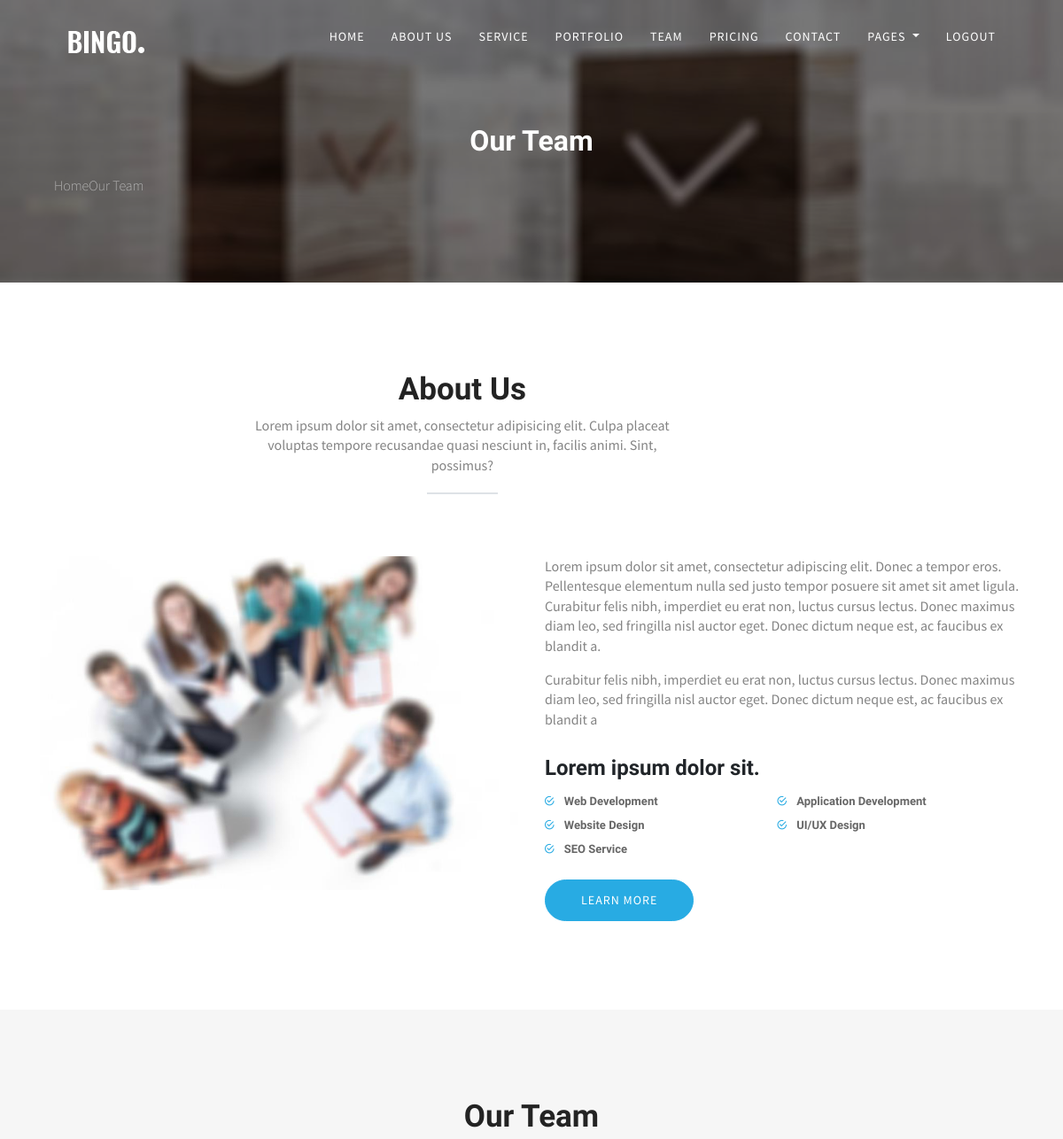
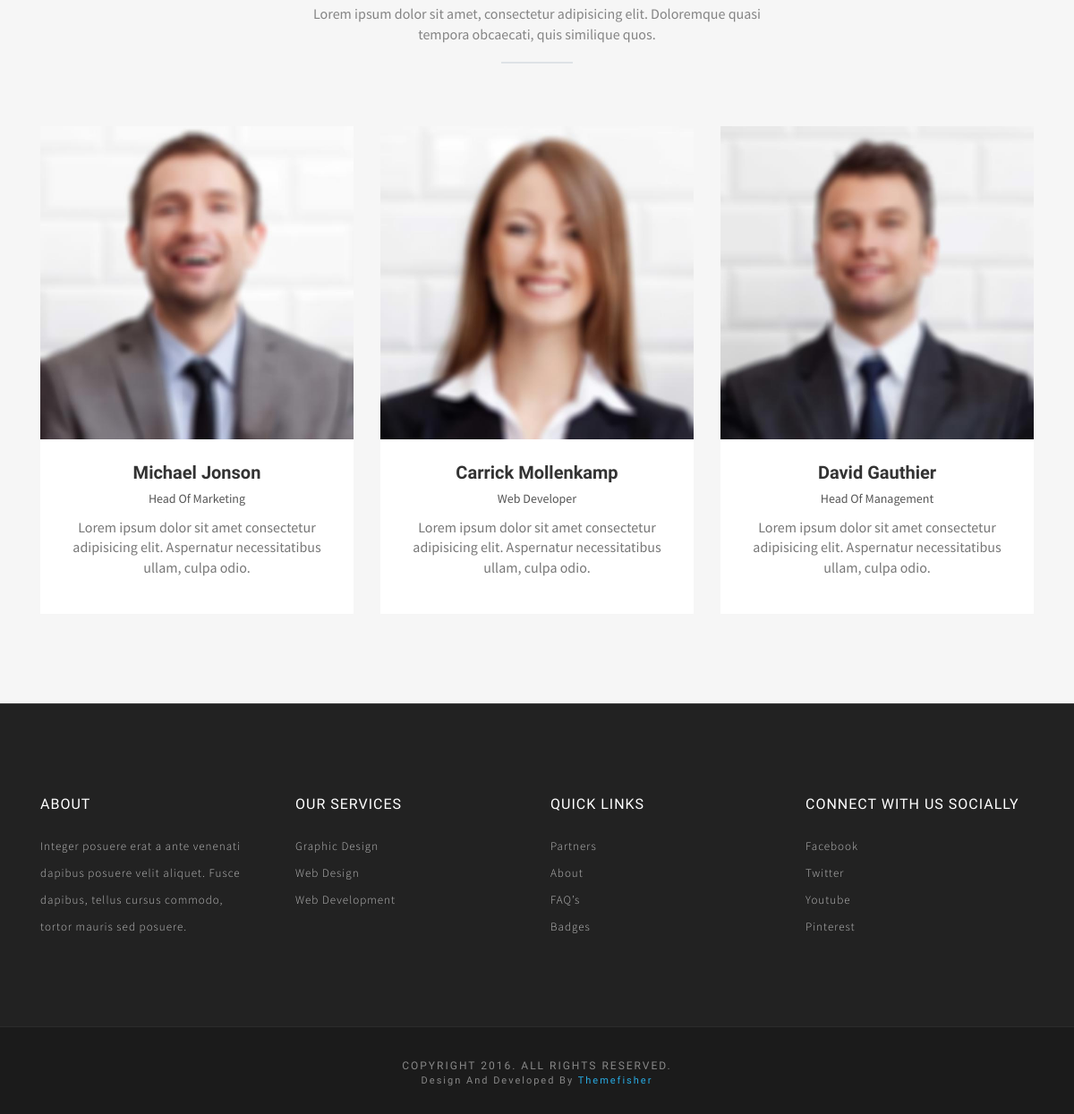
Screenshot of /team/ (signed in) with the database file from the repository (2 pictures, top to bottom).
### app/models.py (models this page shows)
class Logo(models.Model):
    logo= models.ImageField(upload_to='logo',blank=True)

class Menu(models.Model):
    title=models.CharField(max_length=200,blank=True)
    url_field=models.CharField(max_length=200,blank=True)

### app/views.py (the view)
# urls.py: path('team/',views.team,name='team'),
def team(request):
    item=Menu.objects.all()
    logo=Logo.objects.all()
    sub_item=SubMenu.objects.all()
    return render (request,'app/team.html',{'item':item,'logo':logo,'sub_item':sub_item})

### app/templates/app/team.html (shortened to what this page needs)
{% extends 'app/index-home.html' %}
{% load static %}
{% block main-content %}
{% include 'app/nav.html' %}
<section class="single-page-header">
	<div class="container">
		<div class="row">
			<div class="col-md-12">
				<h2>Our Team</h2>
				<ol class="breadcrumb header-bradcrumb">
				  <li><a href="/">Home</a></li>
				  <li class="active">Our Team</li>
				</ol>
			</div>
		</div>
	</div>
</section>
<section class="about" id="about">
	<div class="container">
		<div class="row">
			<div class="title text-center"  >
				<h2>About Us</h2>
				<p>Lorem ipsum dolor sit amet, consectetur adipisicing elit. Culpa placeat voluptas tempore recusandae quasi nesciunt in, facilis animi. Sint, possimus?</p>
				<div class="border"></div>
			</div>
			<div class="col-md-6">
				<img src="{% static 'images/about-us.jpg' %}" class="img-fluid" alt="">
			</div>
			<div class="col-md-6">
				<p>Lorem ipsum dolor sit amet, consectetur adipiscing elit. Donec a tempor eros. Pellentesque elementum nulla sed justo tempor posuere sit amet sit amet ligula. Curabitur felis nibh, imperdiet eu erat non, luctus cursus lectus. Donec maximus diam leo, sed fringilla nisl auctor eget. Donec dictum neque est, ac faucibus ex blandit a.</p>
				<p>Curabitur felis nibh, imperdiet eu erat non, luctus cursus lectus. Donec maximus diam leo, sed fringilla nisl auctor eget. Donec dictum neque est, ac faucibus ex blandit a</p>
				<h4>Lorem ipsum dolor sit.</h4>
				<ul class="feature-list">
					<li> <i class="tf-ion-android-checkmark-circle"></i> Web Development</li>
					<li> <i class="tf-ion-android-checkmark-circle"></i> Application Development</li>
					<li> <i class="tf-ion-android-checkmark-circle"></i> Website Design</li>
					<li> <i class="tf-ion-android-checkmark-circle"></i> UI/UX Design</li>
					<li> <i class="tf-ion-android-checkmark-circle"></i> SEO Service</li>
				</ul>
				<a href="#" class="btn btn-main mt-20">Learn More</a>
			</div>
		</div>
	</div>
</section>
<section class="team" id="team">
	<div class="container">
		<div class="row">
			<div class="col-12">
				<div class="title text-center ">
					<h2>Our Team</h2>
					<p>Lorem ipsum dolor sit amet, consectetur adipisicing elit. Doloremque quasi tempora obcaecati, quis
						similique quos.</p>
					<div class="border"></div>
				</div>
			</div>
			<div class="col-md-4 col-sm-6 ">
				<div class="team-member text-center">
					<div class="member-photo">
						<img class="img-fluid" src="{% static 'images/team/member-1.jpg' %}" alt="Meghna">
					</div>
					<div class="member-content">
						<h3>Michael Jonson</h3>
						<span>Head Of Marketing</span>
						<p>Lorem ipsum dolor sit amet consectetur adipisicing elit. Aspernatur necessitatibus ullam, culpa odio.</p>
					</div>
				</div>
			</div>
			<div class="col-md-4 col-sm-6 ">
				<div class="team-member text-center">
					<div class="member-photo">
						<img class="img-fluid" src="{% static 'images/team/member-2.jpg' %}" alt="Meghna">
					</div>
					<div class="member-content">
						<h3>Carrick Mollenkamp</h3>
						<span>Web Developer</span>
						<p>Lorem ipsum dolor sit amet consectetur adipisicing elit. Aspernatur necessitatibus ullam, culpa odio.</p>
					</div>
				</div>
			</div>
			<div class="col-md-4 col-sm-6 ">
				<div class="team-member text-center">
					<div class="member-photo">
						<img class="img-fluid" src="{% static 'images/team/member-3.jpg' %}" alt="Meghna">
					</div>
					<div class="member-content">
						<h3>David Gauthier</h3>
						<span>Head Of Management</span>
						<p>Lorem ipsum dolor sit amet consectetur adipisicing elit. Aspernatur necessitatibus ullam, culpa odio.</p>
					</div>
				</div>
			</div>
		</div>
	</div>
</section>
{% include 'app/footer.html' %}
{% endblock main-content %}

### app/templates/app/nav.html (shortened to what this page needs)
{% load static %}
<header class="navigation fixed-top">
  <div class="container">
    <nav class="navbar navbar-expand-lg navbar-light">
      {% if request.user.is_authenticated %}
     {% for logo in logo %}
      <a class="navbar-brand logo" href="/">
        <img class=" {% if forloop.counter0 == 0 %}logo-default{% endif %} " src="{{logo.logo.url}}" alt="logo"/>
      </a>
    {% endfor %}
{% endif %}
      <div class="collapse navbar-collapse" id="navigation">
        <ul class="navbar-nav ml-auto text-center">
        {% if request.user.is_authenticated %}
          {% for items in item %}
            <li class="nav-item ">
            <a class="nav-link" href="{{items.url_field}}">{{items.title}}</a>
          </li>
          {% endfor %}
          <li class="nav-item dropdown">
            <a class="nav-link dropdown-toggle" href="#" id="navbarDropdown" role="button" data-toggle="dropdown"
              aria-haspopup="true" aria-expanded="false">
             Pages
            </a>
          </li>
          <li class="nav-item ">
            <a class="nav-link" href="{% url 'logout' %}">Logout</a>
          </li>
           {% endif %}
        </ul>
      </div>
    </nav>
  </div>
</header>

### app/static/css/style.css (style rules this page uses)
body { line-height: 1.4; font-family: "Source Sans Pro", sans-serif; -webkit-font-smoothing: antialiased; }
p { font-family: "Source Sans Pro", sans-serif; color: #848484; font-size: 16px; }
h1, h2, h3, h4, h5, h6 { font-family: "Catamaran", sans-serif; font-weight: 600; }
ol, ul { margin: 0; padding: 0; list-style: none; }
a { transition: all .3s ease-in 0s; }
a, a:focus, a:hover { text-decoration: none; outline: 0; }
.btn-main { background: #28ABE3; border: 1px solid #28ABE3; color: #fff; display: inline-block; font-size: 14px; letter-spacing: 1px; padding: 12px 40px; text-transform: uppercase; border-radius: 40px; }
.mt-20 { margin-top: 20px; }
.title { padding-bottom: 50px; overflow: hidden; }
.title h2 { font-weight: 600; font-size: 35px; color: #232323; }
.title p { color: #848484; width: 50%; margin: 0 auto; }
.border { height: 2px; margin: 20px auto 20px; position: relative; width: 80px; background: #28ABE3; }
.header-bradcrumb { background: transparent; }
.header-bradcrumb a, .header-bradcrumb .active { color: #cfcfcf; font-weight: 200; font-family: "Source Sans Pro", sans-serif; }
.logo { margin-top: 10px; display: inline-block; }
.single-page-header { background-image: url("../images/about/about-header.jpg"); background-size: cover; padding: 140px 0 70px; text-align: center; color: #fff; position: relative; }
.single-page-header:before { background: rgba(0, 0, 0, 0.5); position: absolute; content: ''; top: 0; right: 0; left: 0; bottom: 0; }
.navigation { transition: .3s all; }
.navigation .navbar-light .navbar-nav .nav-item .nav-link { color: #fff; font-size: 14px; line-height: 26px; padding: 20px 15px; text-transform: uppercase; letter-spacing: 1px; transition: .2s ease-in-out 0s; }
.navbar-brand { height: auto; padding: 8px 0; }
.about { padding: 100px 0; background: #fff; }
.about h4 { margin-top: 30px; }
.about .feature-list { margin-top: 10px; }
.about .feature-list li { width: 48%; display: inline-block; color: #666; font-size: 13px; font-family: "Catamaran", sans-serif; margin-bottom: 5px; font-weight: 600; }
.about .feature-list li i { color: #28ABE3; margin-right: 8px; }
.team { padding: 100px 0; background: #F6F6F6; }
.team .team-member { background: #fff; }
.team .team-member .member-content { padding: 25px 0; }
.team .team-member .member-content h3 { font-size: 20px; margin: 0 0 5px; color: #333; }
.team .team-member .member-content span { font-size: 14px; color: #555; }
.team .team-member .member-content p { color: #777; margin-top: 10px; padding: 0 15px; }
.team .member-photo { overflow: hidden; position: relative; }
.team .member-photo img { transition: all 0.6s ease 0s; }

### rows the page displays
Logo: logo (picture)
Menu: title "HOME"
Menu: title "ABOUT US"
Menu: title "SERVICE"
Menu: title "PORTFOLIO"
Menu: title "TEAM"
Menu: title "PRICING"
Menu: title "CONTACT"
